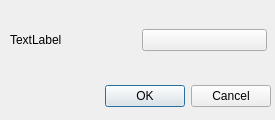
<?xml version="1.0" encoding="UTF-8"?>
<ui version="4.0">
 <class>PhColorPickerDialog</class>
 <widget class="QDialog" name="PhColorPickerDialog">
  <property name="geometry">
   <rect>
    <x>0</x>
    <y>0</y>
    <width>275</width>
    <height>120</height>
   </rect>
  </property>
  <property name="windowTitle">
   <string>Modify</string>
  </property>
  <property name="styleSheet">
   <string notr="true"/>
  </property>
  <widget class="PhDialogButtonBox" name="buttonBox">
   <property name="geometry">
    <rect>
     <x>-70</x>
     <y>80</y>
     <width>341</width>
     <height>32</height>
    </rect>
   </property>
   <property name="orientation">
    <enum>Qt::Horizontal</enum>
   </property>
   <property name="standardButtons">
    <set>QDialogButtonBox::Cancel|QDialogButtonBox::Ok</set>
   </property>
  </widget>
  <widget class="QWidget" name="horizontalLayoutWidget">
   <property name="geometry">
    <rect>
     <x>10</x>
     <y>0</y>
     <width>257</width>
     <height>80</height>
    </rect>
   </property>
   <layout class="QHBoxLayout" name="horizontalLayout">
    <item>
     <widget class="QLabel" name="labelName">
      <property name="text">
       <string notr="true">TextLabel</string>
      </property>
     </widget>
    </item>
    <item>
     <widget class="QPushButton" name="pbColor">
      <property name="styleSheet">
       <string notr="true"/>
      </property>
      <property name="text">
       <string/>
      </property>
     </widget>
    </item>
   </layout>
  </widget>
 </widget>
 <customwidgets>
  <customwidget>
   <class>PhDialogButtonBox</class>
   <extends>QDialogButtonBox</extends>
   <header>PhCommonUI/PhDialogButtonBox.h</header>
  </customwidget>
 </customwidgets>
 <resources/>
 <connections>
  <connection>
   <sender>buttonBox</sender>
   <signal>accepted()</signal>
   <receiver>PhColorPickerDialog</receiver>
   <slot>accept()</slot>
   <hints>
    <hint type="sourcelabel">
     <x>248</x>
     <y>254</y>
    </hint>
    <hint type="destinationlabel">
     <x>157</x>
     <y>274</y>
    </hint>
   </hints>
  </connection>
  <connection>
   <sender>buttonBox</sender>
   <signal>rejected()</signal>
   <receiver>PhColorPickerDialog</receiver>
   <slot>reject()</slot>
   <hints>
    <hint type="sourcelabel">
     <x>316</x>
     <y>260</y>
    </hint>
    <hint type="destinationlabel">
     <x>286</x>
     <y>274</y>
    </hint>
   </hints>
  </connection>
 </connections>
</ui>
